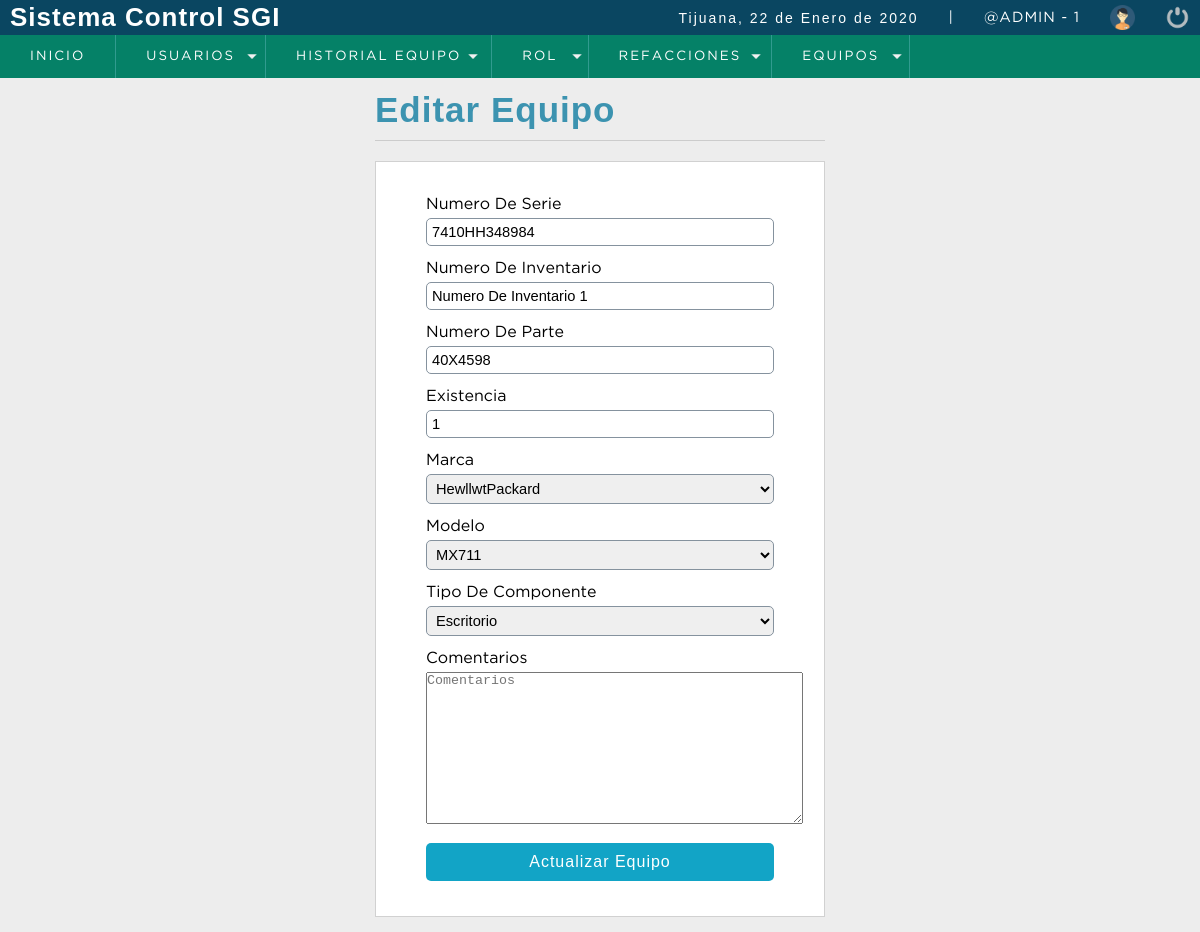
The app's page /sistema/editar_equipo.php?id=1 (signed in) with its own data.
### tables this page shows
CREATE TABLE t_Equipo
(
  id_epo INTEGER UNSIGNED PRIMARY KEY AUTO_INCREMENT,
  num_serie VARCHAR(45) UNIQUE NOT NULL,
  num_inv VARCHAR(45) NULL,
  num_parte VARCHAR(45) NULL,
  existencia INTEGER UNSIGNED NOT NULL,
  id_tipo_componente INT UNSIGNED NOT NULL,
  id_marca INTEGER UNSIGNED NOT NULL,
  id_modelo INTEGER UNSIGNED NOT NULL,
  comentarios TEXT NULL,
   
   
  FOREIGN KEY(id_tipo_componente) REFERENCES t_Tipo_Componente(id_tipo_componente)
    ON DELETE RESTRICT ON UPDATE CASCADE,
  FOREIGN KEY(id_marca) REFERENCES t_Marca(id_marca)
    ON DELETE RESTRICT ON UPDATE CASCADE,
  FOREIGN KEY(id_modelo) REFERENCES t_Modelo(id_modelo)
    ON DELETE RESTRICT ON UPDATE CASCADE
       

 

);

### conexion.php (called while the page is built, shortened)
<?php
  class Conexion
  {
    private static $host = 'localhost';
    private static $user = 'servicios';
    private static $password = 'pcnay2003';
    private static $db_name = 'ordenservicios';
    private static $db_charset = 'uft8';
    public $conexion;
    public $query;
    public $rows = array();
    public function db_open()
    {
      $this->conexion = new mysqli(self::$host,
      self::$user,
      self::$password,
      self::$db_name);
      $this->conexion->set_charset(self::$db_charset);
    }
    public function get_query()
    {
      $result = $this->conexion->query($this->query);
      while ($this->rows[] = $result->fetch_assoc() );
      array_pop($this->rows);
      $datos2 = array();
      if (!empty($this->rows))
      {
        foreach ($this->rows as $nombreCampo => $contenidoCampo)
        {
          array_push($datos2,$contenidoCampo);
        }
      }
      return $datos2;
    }
  }
?>

### sistema/editar_equipo.php (the view, shortened to what this page needs)
<?php
  include "../conexion.php";
  if (empty($_GET['id']))
  {
    header ('Location:listar_equipo.php');
  }
  else
  {
    $id_equipo = $_GET['id'];
    $conectar = new Conexion();
    $conectar->query = "SELECT id_epo,num_serie,num_inv,id_tipo_componente,num_parte,existencia,id_marca,id_modelo,comentarios FROM t_Equipo WHERE id_epo = $id_equipo";
    $datos2 = $conectar->get_query();
    if (empty($datos2))
    {
      header ('Location:lista_refaccion.php');
    }
    else
    {
      for ($n=0;$n<count($datos2);$n++)
      {
        $num_serie = $datos2[$n]['num_serie'];
        $num_inv = $datos2[$n]['num_inv'];
        $num_parte = $datos2[$n]['num_parte'];
        $existencia = $datos2[$n]['existencia'];
        $id_marca = $datos2[$n]['id_marca'];
        $id_modelo = $datos2[$n]['id_modelo'];
        $id_tipo_componente = $datos2[$n]['id_tipo_componente'];
				$comentarios = $datos2[$n]['comentarios'];
      }
      $conectar = new Conexion();
      $conectar->query = "SELECT id_marca,descripcion FROM t_Marca";
      $datos2 = $conectar->get_query();
      $marcas_select = '';
      for ($n=0; $n<count($datos2); $n++)
      {
        $selected = ($id_marca==$datos2[$n]['id_marca']) ? 'selected':'';
        $marcas_select .= '<option value ="'.$datos2[$n]['id_marca'].'"'.$selected.'>'.$datos2[$n]['descripcion'].'</option>';
      }
      $conectar = new Conexion();
      $conectar->query = "SELECT id_modelo,descripcion FROM t_Modelo";
      $datos2 = $conectar->get_query();
      $modelo_select = '';
      for ($n=0; $n<count($datos2); $n++)
      {
        $selected = ($id_modelo==$datos2[$n]['id_modelo']) ? 'selected':'';
        $modelo_select .= '<option value ="'.$datos2[$n]['id_modelo'].'"'.$selected.'>'.$datos2[$n]['descripcion'].'</option>';
      }
      $conectar = new Conexion();
      $conectar->query = "SELECT id_tipo_componente,descripcion FROM t_Tipo_Componente";
      $datos2 = $conectar->get_query();
      $tipo_comp_select = '';
      for ($n=0; $n<count($datos2); $n++)
      {
        $selected = ($id_tipo_componente==$datos2[$n]['id_tipo_componente']) ? 'selected':'';
        $tipo_comp_select .= '<option value ="'.$datos2[$n]['id_tipo_componente'].'"'.$selected.'>'.$datos2[$n]['descripcion'].'</option>';
      }
   }
  }
?>
<!DOCTYPE html>
<html lang="en">
<head>
	<?php include "include/scripts.php"; ?>
</head>
<body>
	<?php include "include/header.php" ?>
	<section id="container">
    <div class="form_register">
      <h1>Editar Equipo</h1>
      <hr>
      <form action ="" method="post">
        <label for="num_serie">Numero De Serie</label>
        <input type="text" name="num_serie" id = "num_serie" placeholder="Numero de Serie" value="<?php echo $num_serie; ?>" >
        <label for="num_inv">Numero De Inventario</label>
        <input type="text" name="num_inv" id = "num_inv" placeholder="Número De Inventario" value="<?php echo $num_inv; ?>">
        <label for="num_parte">Numero De Parte</label>
        <input type="text" name="num_parte" id = "num_parte" placeholder="Numero De Parte" value="<?php echo $num_parte; ?>">
        <label for="existencia">Existencia</label>
        <input type="number" name="existencia" id = "existencia" placeholder="Existencia" value="<?php echo $existencia; ?>">
        <label for="marca">Marca</label>
        <select name="id_marca" id="id_marca" placeholder="Marcas">
            <?php echo $marcas_select; ?>
        </select>
        <label for="marca">Modelo</label>
        <select name="id_modelo" id="id_modelo" placeholder="Modelos">
            <?php echo $modelo_select; ?>
        </select>
        <label for="marca">Tipo De Componente</label>
        <select name="id_tipo_componente" id="id_tipo_componente" placeholder="Tipo De Componente">
            <?php echo $tipo_comp_select; ?>
        </select>
        <label for="comentarios">Comentarios</label>
        <textarea name="comentarios" id="comentarios" cols="45" rows = "10" placeholder="Comentarios"><?php echo $comentarios; ?></textarea>
        <input type="submit" value="Actualizar Equipo" class="btn_save">
      </form>
    </div>
	</section>
</body>
</html>

### sistema/css/style.css (style rules this page uses)
* { margin: 0; padding: 0; box-sizing: border-box; }
body { background: #ededed; }
h1, h2, h3, h4, h5, h6 { font-family: 'arial'; font-weight: bold; letter-spacing: 1px; }
h1 { font-size: 26px; }
#container { padding: 90px 15px 15px; }
.form_register { width:450px; margin:auto; }
.form_register h1 { color:#3c93b0 }
hr { border:0; background:#CCC; height:1px; margin:10px 0; display:block; }
form { background:#FFF; margin:auto; padding:20px 50px; border:1px solid #d1d1d1; }
label { display:block; font-size:12pt; font-family:'GothamBook'; margin:15px auto 5px auto; }
input, select { display:block; width:100%; font-size:11pt; padding:5px; border:1px solid #85929e; border-radius:5px; }
.btn_save { font-size:12pt; background:#12a4c6; padding:10px; color:#FFF; letter-spacing:1px; border:0px; cursor:pointer; margin:15px auto; }
#container h1 { font-size:35px; display:inline-block; }

### records on screen
t_equipo: num_serie "7410HH348984", num_inv "Numero De Inventario 1", num_parte "40X4598", existencia "1"

### other values on screen
fechaC() "22 de Enero de 2020"
$_SESSION['usuario'] "@ADMIN"
$_SESSION['id_rol'] "1"
form field id_marca "HewllwtPackard"
form field id_modelo "MX711"
form field id_tipo_componente "Escritorio"
